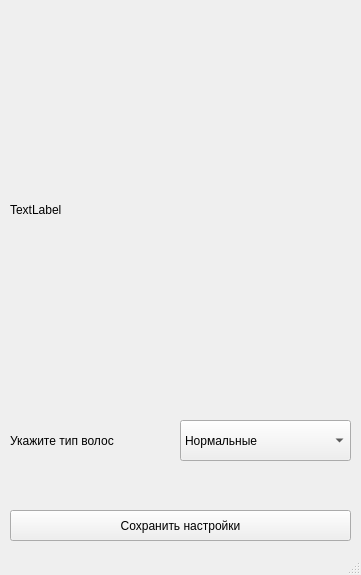
<?xml version="1.0" encoding="UTF-8"?>
<ui version="4.0">
 <class>Initialization</class>
 <widget class="QMainWindow" name="Initialization">
  <property name="geometry">
   <rect>
    <x>0</x>
    <y>0</y>
    <width>361</width>
    <height>575</height>
   </rect>
  </property>
  <property name="windowTitle">
   <string>Администрирование - Настройка фотографий</string>
  </property>
  <widget class="QWidget" name="centralwidget">
   <widget class="QLabel" name="ui_Image">
    <property name="geometry">
     <rect>
      <x>10</x>
      <y>10</y>
      <width>341</width>
      <height>400</height>
     </rect>
    </property>
    <property name="text">
     <string>TextLabel</string>
    </property>
   </widget>
   <widget class="QComboBox" name="ui_HairType">
    <property name="geometry">
     <rect>
      <x>180</x>
      <y>420</y>
      <width>171</width>
      <height>41</height>
     </rect>
    </property>
    <item>
     <property name="text">
      <string>Нормальные</string>
     </property>
    </item>
    <item>
     <property name="text">
      <string>Жирные</string>
     </property>
    </item>
    <item>
     <property name="text">
      <string>Сухие</string>
     </property>
    </item>
    <item>
     <property name="text">
      <string>Смешанные</string>
     </property>
    </item>
   </widget>
   <widget class="QLabel" name="label_2">
    <property name="geometry">
     <rect>
      <x>10</x>
      <y>420</y>
      <width>161</width>
      <height>41</height>
     </rect>
    </property>
    <property name="text">
     <string>Укажите тип волос</string>
    </property>
   </widget>
   <widget class="QPushButton" name="ui_SaveButton">
    <property name="geometry">
     <rect>
      <x>10</x>
      <y>510</y>
      <width>341</width>
      <height>31</height>
     </rect>
    </property>
    <property name="text">
     <string>Сохранить настройки</string>
    </property>
   </widget>
  </widget>
  <widget class="QStatusBar" name="statusbar"/>
 </widget>
 <resources/>
 <connections/>
</ui>
